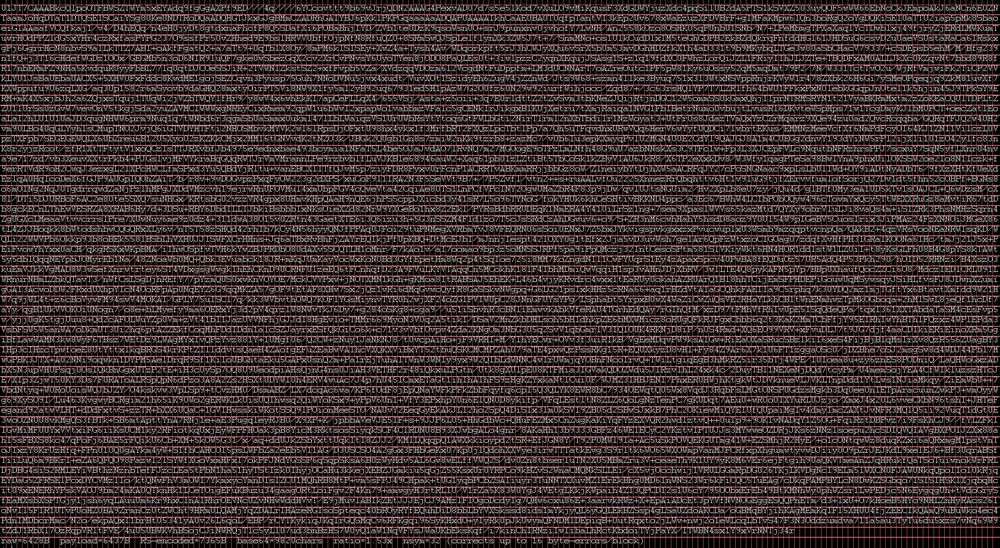
#> input picture ocr/overlay.png, 1000 x 548 px, shrunk from 2984 x 1636 before the run; its folder holds only this picture in this run
$ python match2.py --ref overlay.png
#> lines starting #> are read from the running program, lines starting #| are printed output that depends on the picture
#!/usr/bin/env python3
"""
match2.py  –  Match s2.png glyph patterns against r2.png reference.

r2.png: binary, 756×17, 8px/char, ASCII 33-126 (!..~) in order.
s2.png: binary, glyphs 16×30, 2× scale.

Strategy:
  1. Extract 8×17 chars from r2, scale to 16×17 (2× width).
  2. For each s2 pattern (16×30), slide the 16×17 ref vertically (offsets 0-13).
  3. Best (ref, offset) pair by SSD → character label.
"""

import hashlib, json
from pathlib import Path
from collections import defaultdict

import numpy as np
from PIL import Image

# ASCII 33-126 = ! through ~
REF_CHARS = [chr(c) for c in range(33, 127)]   # 94 chars

CHAR_W = 8    # r2 char width
CHAR_H = 17   # r2 image height
S2_W   = 16   # s2 cell width
S2_H   = 30   # s2 cell height
REF_CHARS_N = 94


def load_ref(path):
    """Load r2.png, return list of (char, 16×17 binary array)."""
#> called with path = 'overlay.png'
    img = Image.open(path).convert('L')
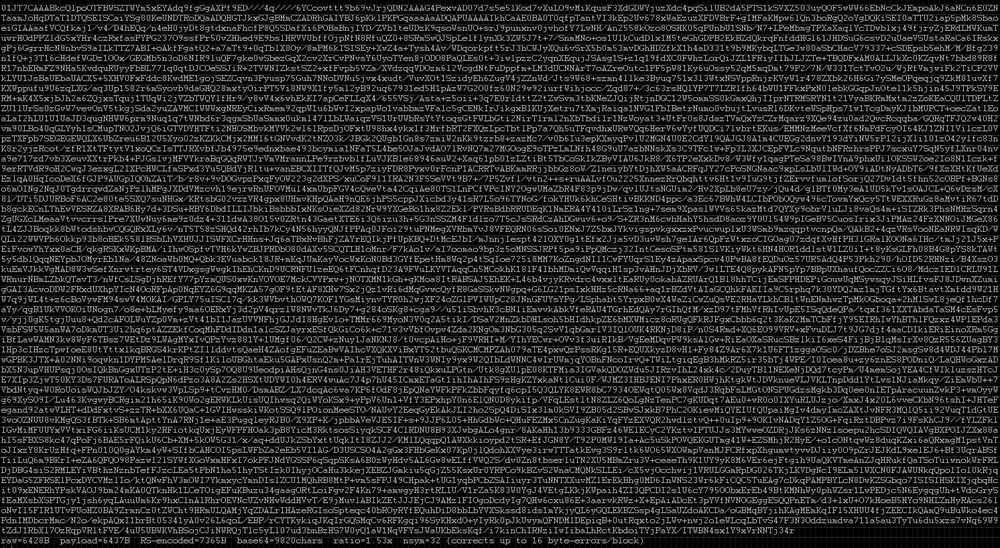
#> img: PIL image 1000x548 L; min 0, max 222, mean 39.3
    arr = (np.array(img) > 50).astype(np.float32)
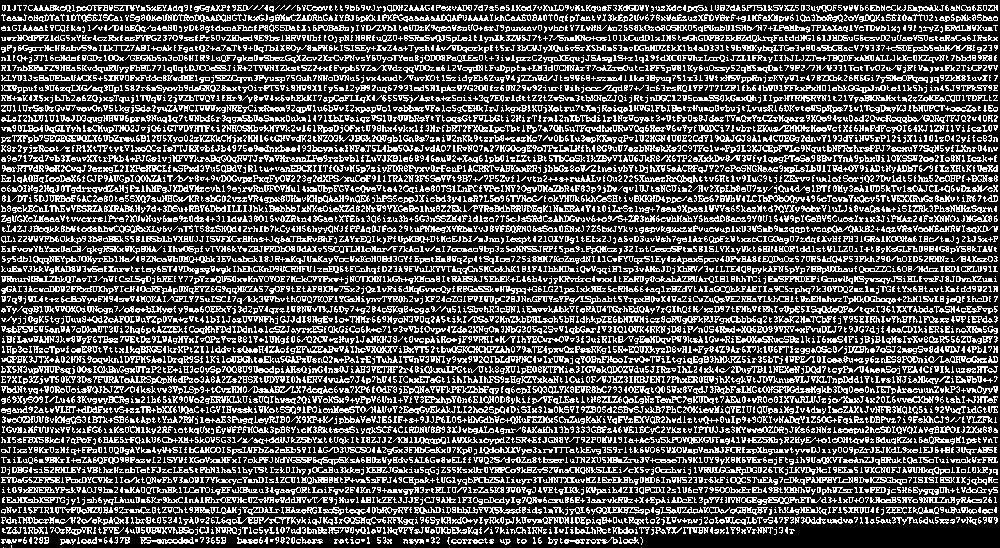
#> arr: shape (548, 1000) float32; values 0 (black) and 1 (white), 31.1% white in thin lines or dots
    refs = []
    for idx, ch in enumerate(REF_CHARS):
        c0 = idx * CHAR_W
        c1 = c0 + CHAR_W
        cell = arr[:, c0:c1]           # 17×8
        # Scale width 2×: repeat each column
        scaled = np.repeat(cell, 2, axis=1)  # 17×16
        refs.append((ch, scaled))
#> after the loop, refs = 94 items
    return refs


def binarize(p, threshold=128):
    return (np.array(Image.open(p).convert('L')) >= threshold).astype(np.float32)


def glyph_hash(arr):
    return hashlib.sha256(arr.tobytes()).hexdigest()[:16]


def load_s2_patterns(glyph_dir, skip_row=None):
    patterns = defaultdict(lambda: {'files': [], 'arr': None})
    for f in sorted(Path(glyph_dir).glob('*.png')):
        col, row = map(int, f.stem.split('-'))
        if skip_row is not None and row == skip_row:
            continue
        arr = binarize(f)
        h = glyph_hash(arr)
        patterns[h]['files'].append(f.name)
        patterns[h]['arr'] = arr
    return dict(patterns)


def best_match(s2_arr, refs):
    """Return (char, ssd, offset) of best reference match."""
    best = (None, float('inf'), 0)
    for ch, ref in refs:
        # Slide ref (17×16) over s2 (30×16) vertically
        for off in range(S2_H - CHAR_H + 1):
            window = s2_arr[off:off + CHAR_H, :]
            ssd = np.sum((window - ref) ** 2)
            if ssd < best[1]:
                best = (ch, ssd, off)
    return best


def ascii_art(arr):
    return '\n'.join(''.join('#' if v > 0.5 else '.' for v in row) for row in arr)


def main():
    import argparse
    ap = argparse.ArgumentParser()
    ap.add_argument('--ref',       default='r2.png')
    ap.add_argument('--glyphs',    default='glyphs')
    ap.add_argument('--skip-row',  type=int, default=53)
    ap.add_argument('--out',       default='char_map2.json')
    ap.add_argument('--show-art',  action='store_true')
    ap.add_argument('--top-k',     type=int, default=3)
    args = ap.parse_args()

    print("Loading reference chars from", args.ref)
    refs = load_ref(args.ref)
#> refs = 94 items
    print(f"  {len(refs)} reference chars (!..~)")
#|   94 reference chars (!..~)

    print("Loading s2 patterns...")
    patterns = load_s2_patterns(args.glyphs, skip_row=args.skip_row)
    print(f"  {len(patterns)} unique patterns")

    print("Matching...")
    results = {}
    for h, info in sorted(patterns.items(), key=lambda x: -len(x[1]['files'])):
        arr = info['arr']
        count = len(info['files'])

        # Get top-k matches
        scores = []
        for ch, ref in refs:
            best_ssd = float('inf')
            for off in range(S2_H - CHAR_H + 1):
                ssd = np.sum((arr[off:off+CHAR_H, :] - ref) ** 2)
                if ssd < best_ssd:
                    best_ssd = ssd
            scores.append((best_ssd, ch))
        scores.sort()

        best_char = scores[0][1]
        results[h] = {
            'char': best_char,
            'count': count,
            'top_k': [(ch, float(ssd)) for ssd, ch in scores[:args.top_k]],
            'example': info['files'][0],
        }

    print("\nResults (sorted by count):")
    print(f"{'char':6} {'count':6}  {'top-k matches'}")
    print("-" * 70)
    for h, r in sorted(results.items(), key=lambda x: -x[1]['count']):
        top = '  '.join(f"{ch}:{ssd:.0f}" for ch, ssd in r['top_k'])
        note = ''
        if r['top_k'][0][1] > 40:
            note = ' ← uncertain'
        print(f"  {r['char']!r:4} {r['count']:6d}  {top}{note}")

    if args.show_art:
        print("\nASCII art of each pattern:")
        for h, r in sorted(results.items(), key=lambda x: -x[1]['count']):
            print(f"\n=== char={r['char']!r} count={r['count']} ===")
            print(ascii_art(patterns[h]['arr']))

    # Build file→char mapping
    hash_to_char = {h: r['char'] for h, r in results.items()}
    file_mapping = {}
    for f in sorted(Path(args.glyphs).glob('*.png')):
        col, row = map(int, f.stem.split('-'))
        if row == args.skip_row:
            continue
        arr = binarize(f)
        h = glyph_hash(arr)
        file_mapping[f.name] = hash_to_char.get(h, '?')

    with open(args.out, 'w') as fh:
        json.dump({'hash_to_char': hash_to_char,
                   'results': results,
                   'file_mapping': file_mapping}, fh, indent=2)
    print(f"\nSaved {args.out}")


if __name__ == '__main__':
    main()

$ run again, on ocr/s2.png
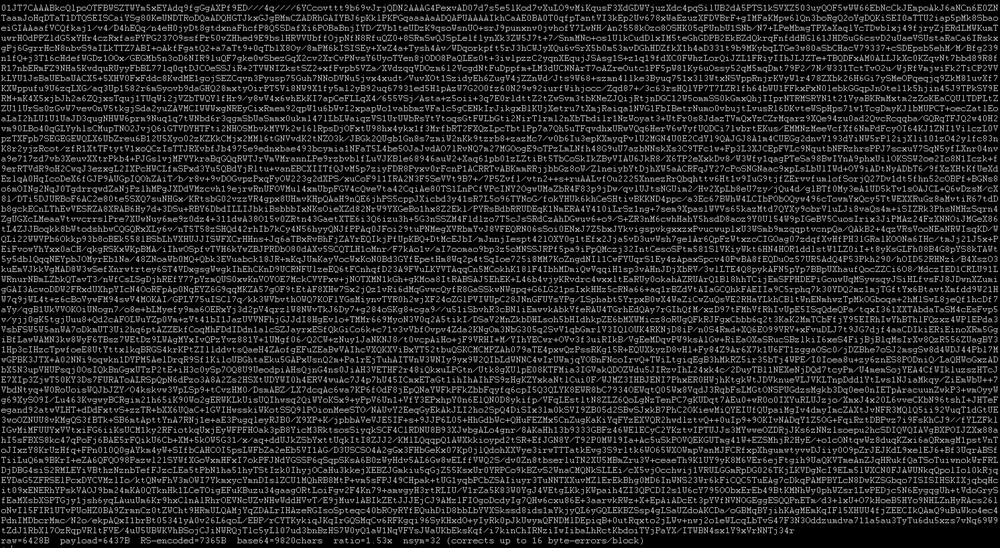
#> input picture ocr/s2.png, 1000 x 548 px, shrunk from 2984 x 1636 before the run
#> in load_ref, `arr = (np.array(img) > 50).astype(np.float32)`:
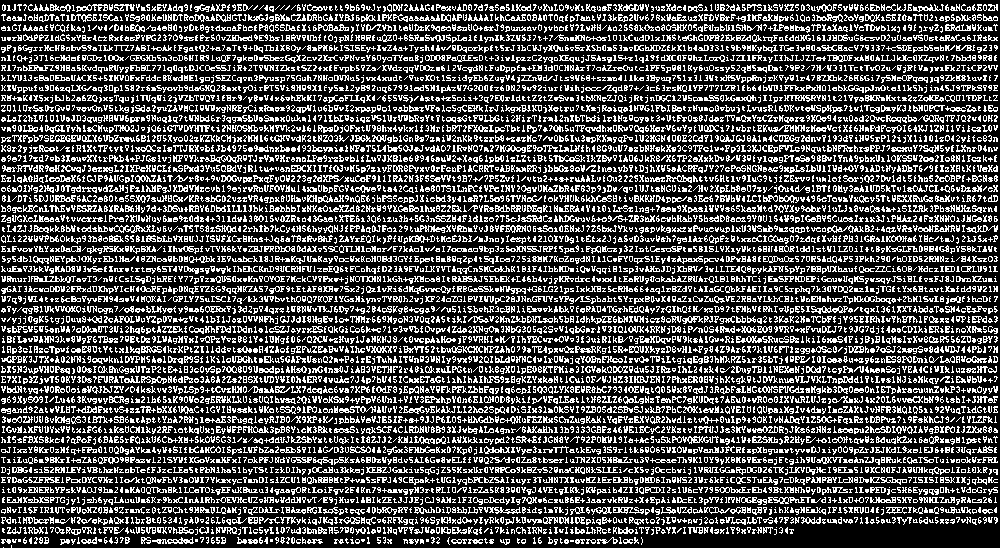
#> arr: shape (548, 1000) float32; values 0 (black) and 1 (white), 29.7% white in thin lines or dots
#> after the loop in load_ref, `for idx, ch in enumerate(REF_CHARS):`: refs = 94 items
#|   94 reference chars (!..~)
